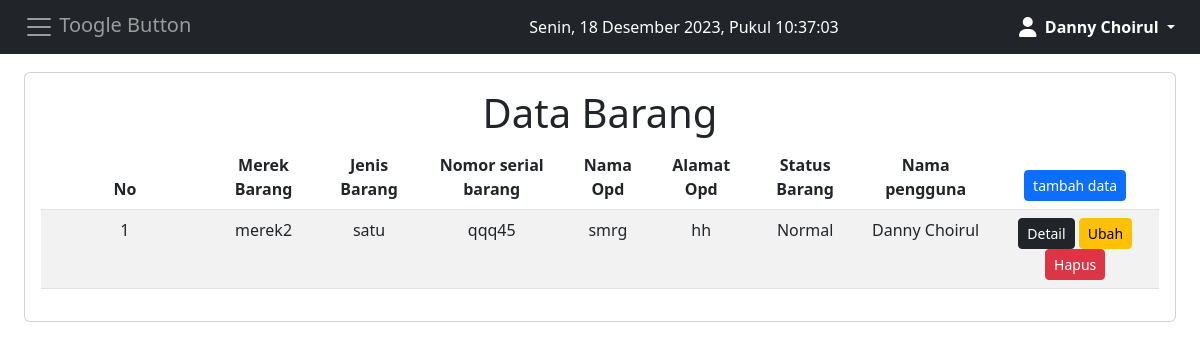
Page /barang/index.php (signed in) on the earlier database version.
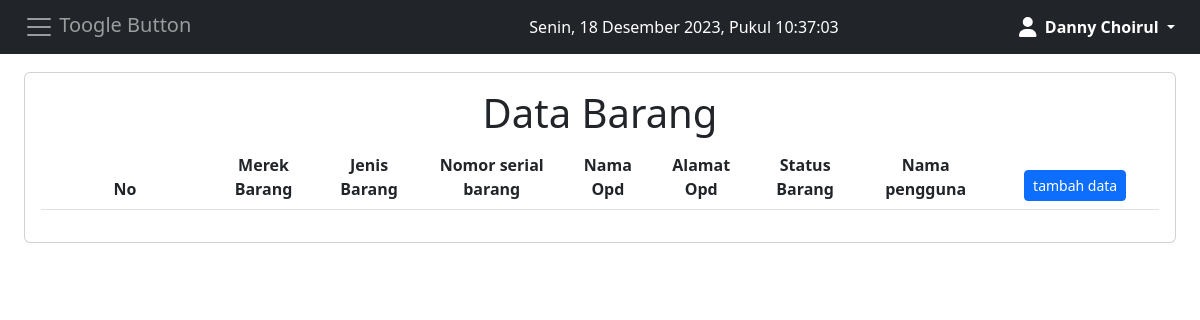
Same page on the later database version.
### tables this page shows
CREATE TABLE `barang`  (
  `id_barang` varchar(255) NOT NULL,
  `join_merek_barang` varchar(255) NOT NULL,
  `join_jenis_barang` varchar(255) NOT NULL,
  `nomor_serial_barang` varchar(255) NOT NULL,
  `status_barang` varchar(10) NOT NULL,
  `join_opd` varchar(266) NOT NULL,
  `detail_lokasi_barang` varchar(255) NOT NULL,
  `koordinat_barang` varchar(100) NOT NULL,
  `keterangan_barang` varchar(255) NULL DEFAULT NULL,
  `tanggal_masuk_barang` timestamp NULL DEFAULT current_timestamp,
  `tanggal_update_barang` timestamp NULL DEFAULT current_timestamp,
  `join_pengguna` varchar(255) NOT NULL,
  `gambar_barang` varchar(255) NULL DEFAULT NULL,
  PRIMARY KEY (`id_barang`) USING BTREE,
  INDEX `nama`(`join_pengguna`) USING BTREE,
  INDEX `jenis_barang`(`join_jenis_barang`) USING BTREE,
  INDEX `merek_barang`(`join_merek_barang`) USING BTREE,
  INDEX `opd`(`join_opd`) USING BTREE,
  INDEX `gambar`(`gambar_barang`) USING BTREE,
  CONSTRAINT `jenis_barang` FOREIGN KEY (`join_jenis_barang`) REFERENCES `jenis_barang` (`id_jenis_barang`) ON DELETE NO ACTION ON UPDATE NO ACTION,
  CONSTRAINT `merek_barang` FOREIGN KEY (`join_merek_barang`) REFERENCES `merek_barang` (`id_merek_barang`) ON DELETE NO ACTION ON UPDATE NO ACTION,
  CONSTRAINT `opd` FOREIGN KEY (`join_opd`) REFERENCES `opd` (`id_opd`) ON DELETE NO ACTION ON UPDATE NO ACTION,
  CONSTRAINT `pengguna` FOREIGN KEY (`join_pengguna`) REFERENCES `pengguna` (`id_pengguna`) ON DELETE NO ACTION ON UPDATE NO ACTION
);

CREATE TABLE `merek_barang`  (
  `id_merek_barang` varchar(255) NOT NULL,
  `nama_merek_barang` varchar(255) NULL DEFAULT NULL,
  PRIMARY KEY (`id_merek_barang`) USING BTREE,
  INDEX `nama_merek_barang`(`nama_merek_barang`) USING BTREE
);

CREATE TABLE `jenis_barang`  (
  `id_jenis_barang` varchar(255) NOT NULL,
  `nama_jenis_barang` varchar(255) NOT NULL,
  PRIMARY KEY (`id_jenis_barang`) USING BTREE,
  INDEX `nama_jenis_barang`(`nama_jenis_barang`) USING BTREE
);

CREATE TABLE `opd`  (
  `id_opd` varchar(255) NOT NULL,
  `nama_opd` varchar(255) NOT NULL,
  `alamat_opd` varchar(255) NOT NULL,
  PRIMARY KEY (`id_opd`) USING BTREE,
  INDEX `nama_opd`(`nama_opd`) USING BTREE,
  INDEX `nama_opd_2`(`nama_opd`, `id_opd`, `alamat_opd`) USING BTREE,
  INDEX `nama_opd_3`(`nama_opd`, `id_opd`) USING BTREE
);

CREATE TABLE `pengguna`  (
  `id_pengguna` varchar(255) NOT NULL,
  `username_pengguna` varchar(50) NOT NULL,
  `password_pengguna` varchar(255) NOT NULL,
  `nama_pengguna` varchar(255) NOT NULL,
  `level_pengguna` varchar(10) NOT NULL,
  PRIMARY KEY (`id_pengguna`) USING BTREE,
  INDEX `nama_user`(`nama_pengguna`) USING BTREE
);

### koneksi.php (called while the page is built)
<?php
$db = mysqli_connect("localhost", "root", "", "pendataan");
function query($query)
{
    global $db;
    $result = mysqli_query($db, $query);
    $rows = [];
    while ($row = mysqli_fetch_assoc($result)) {
        $rows[] = $row;
    }
    return $rows;
}

### barang/index.php (the view, shortened to what this page needs)
<?php
require '../header.php';
$barang = query("SELECT * FROM barang
JOIN merek_barang ON join_merek_barang = id_merek_barang
JOIN jenis_barang ON join_jenis_barang = id_jenis_barang
JOIN opd ON join_opd = id_opd
JOIN pengguna ON join_pengguna = id_pengguna
ORDER BY id_barang DESC");
?>
<body>
  <div class="p-4" id="main-content">
    <div class="card mt-5">
      <div class="card-body">
        <h1 style="text-align:center">Data Barang</h1>
        <table class="table table-striped" id="datatable" style="margin-left:auto;margin-right:auto">
          <thead>
            <tr style="text-align:center">
              <th width="15%" style="text-align:center">No</th>
              <th style="text-align:center">Merek Barang</th>
              <th style="text-align:center">Jenis Barang</th>
              <th style="text-align:center">Nomor serial barang</th>
              <th style="text-align:center">Nama Opd</th>
              <th style="text-align:center">Alamat Opd</th>
              <th style="text-align:center">Status Barang</th>
              <th style="text-align:center">Nama pengguna</th>
              <th width="15%" style="text-align:center">
                <a class="btn btn-sm btn-primary" href="tambah.php" role="button">tambah data</a>
              </th>
            </tr>
          </thead>
          <tbody>
            <?php $no = 1; ?>
            <?php foreach ($barang as $row) : ?>
              <tr>
                <td width="5%" style="text-align: center;" scope="row"><?= $no; ?></td>
                <td style="text-align: center;"><?= $row["nama_merek_barang"]; ?></td>
                <td style="text-align: center;"><?= $row["nama_jenis_barang"]; ?></td>
                <td style="text-align: center;"><?= $row["nomor_serial_barang"]; ?></td>
                <td style="text-align: center;"><?= $row["nama_opd"]; ?></td>
                <td class="text-break" style="text-align: center;"><?= $row["alamat_opd"]; ?></td>
                <td style="text-align: center;"><?= $row["status_barang"]; ?></td>
                <td style="text-align: center;"><?= $row["nama_pengguna"]; ?></td>
                <td style="text-align: center">
                  <a class="btn btn-sm btn-dark" href="detail.php?id_barang=<?= $row["id_barang"]; ?>" role="button">Detail</a>
                  <a class="btn btn-sm btn-warning" href="ubah.php?id_barang=<?= $row["id_barang"]; ?>" role="button">Ubah</a>
                  <a class="btn btn-sm btn-danger" href="hapus.php?id_barang=<?= $row["id_barang"]; ?>" onclick="return confirm('yakin?');" role="button">Hapus</a>
                </td>
              </tr>
            <?php $no++;
            endforeach; ?>
          </tbody>
        </table>
      </div>
    </div>
  </div>
</body>
<?php require '../footer.php'; ?>

Differences in the rows shown:
removed barang: join_merek_barang.nama_merek_barang "merek2", join_jenis_barang.nama_jenis_barang "satu", nomor_serial_barang "qqq45", join_opd.nama_opd "smrg", join_opd.alamat_opd "hh", status_barang "Normal", join_pengguna.nama_pengguna "Danny Choirul"
